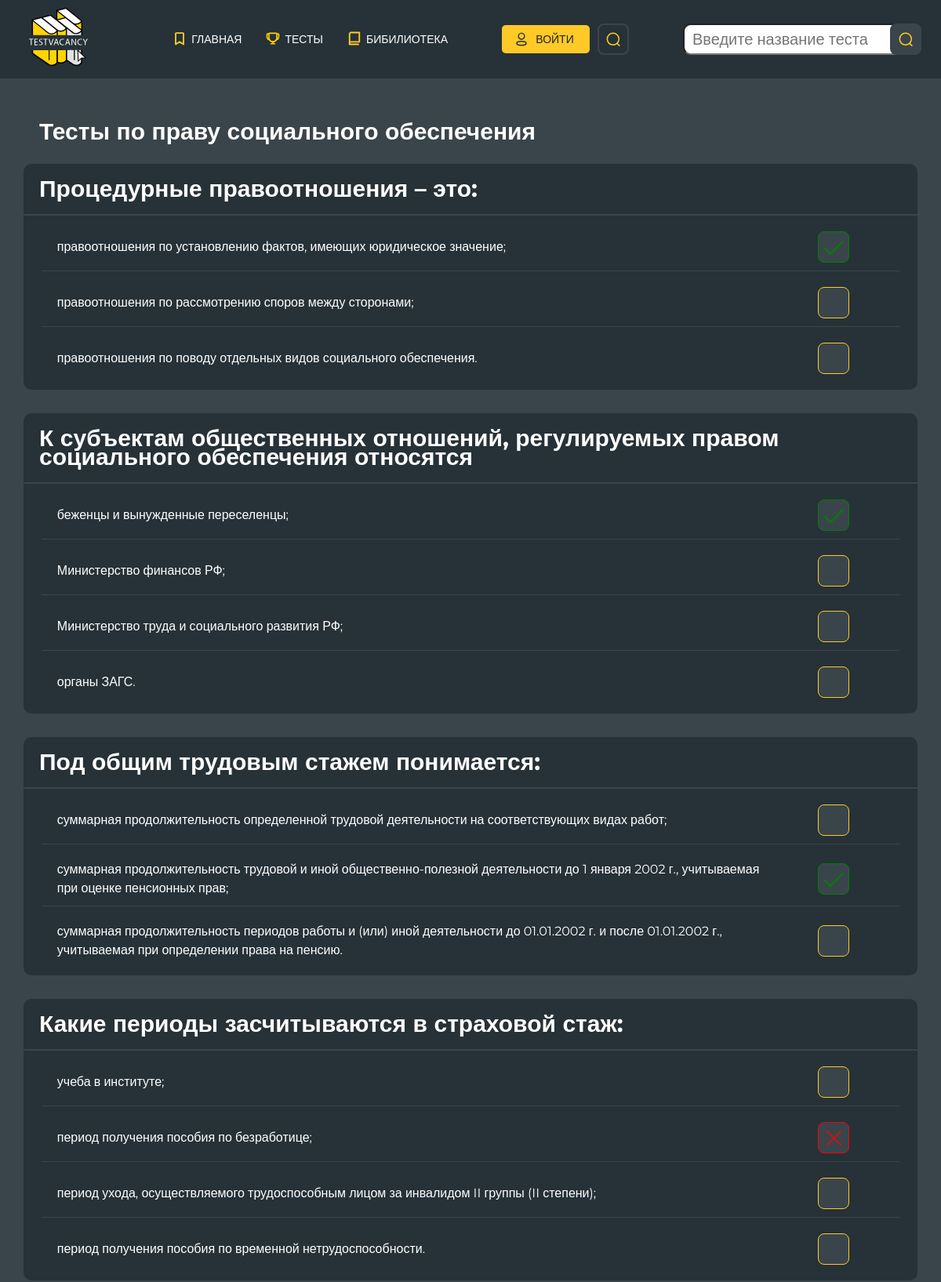
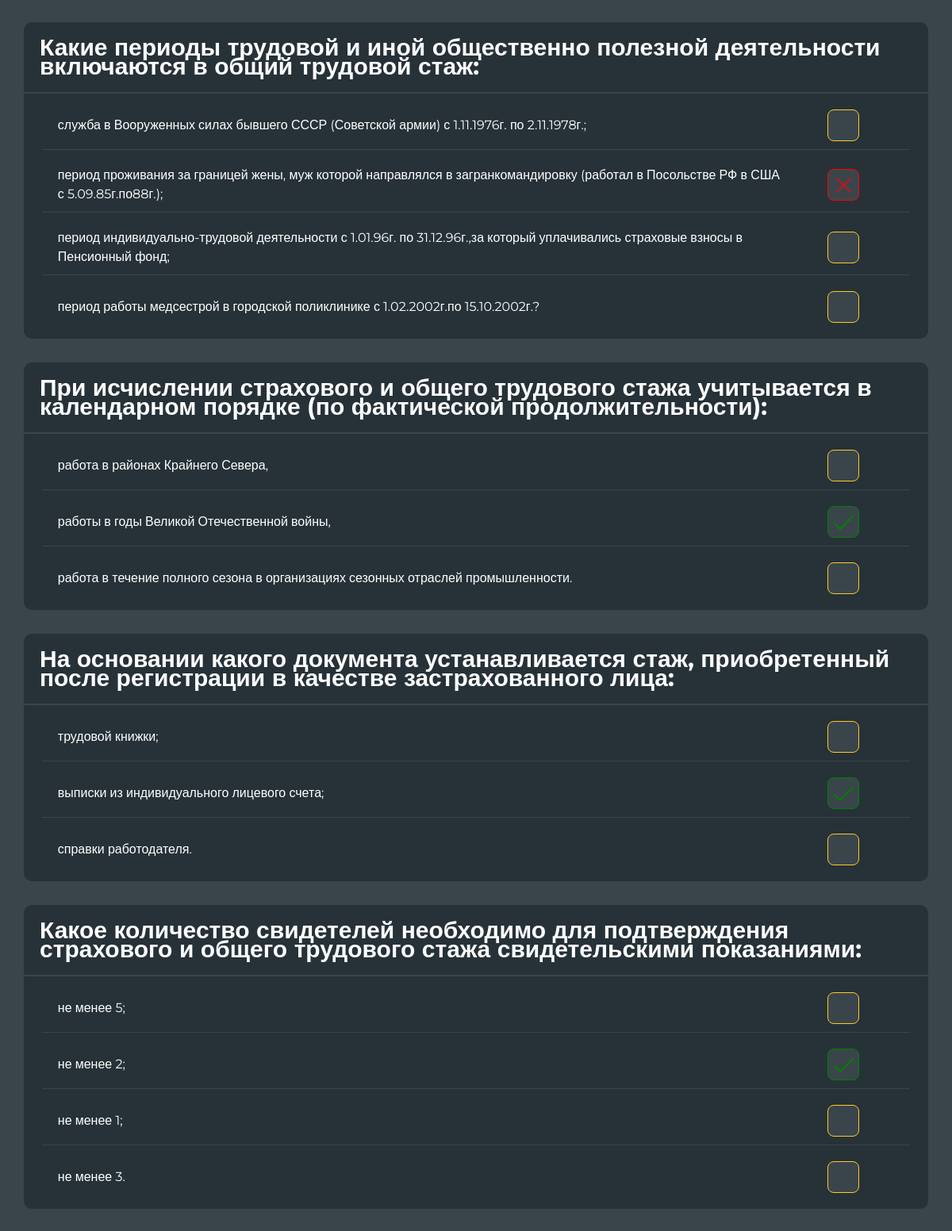
The page /test/passing/passed/test/detail/5/ (upper part) on the database its author committed (2 pictures, top to bottom).
### passing_test/models.py (models this page shows, shortened)
class PassedTests(models.Model):
    user=models.ForeignKey(settings.AUTH_USER_MODEL, on_delete=models.CASCADE)
    name=models.CharField(max_length=100, verbose_name='Название теста', unique=False)
    theme_id = models.ForeignKey(ThemeOfTests, on_delete=models.CASCADE, verbose_name='тема теста')
    date = models.DateTimeField(auto_now_add=True, verbose_name='дата создания')
    score=models.DecimalField(max_digits=5, decimal_places=2, default=0)
    test_id=models.PositiveIntegerField(default=0)
    test_closed=models.BooleanField(default=False)
    main_test=models.ForeignKey(Tests, on_delete=models.CASCADE, blank=True, default=1)
    rait=models.BooleanField(default=False)
    class Meta:
        verbose_name = 'Тест'
        verbose_name_plural = 'Тесты'

class PassedTestQuestions(models.Model):
    name = models.CharField(max_length=200, verbose_name='текст вопроса')
    for_test=models.ForeignKey(PassedTests, verbose_name='Вопрос для теста', on_delete=models.CASCADE)
    class Meta:
        verbose_name = 'Вопрос'
        verbose_name_plural = 'Вопросы'

class PassedAnswers(models.Model):
    name = models.CharField(max_length=200, verbose_name='Ответ')
    real_answer=models.BooleanField(default=False)
    answer_is_true = models.BooleanField(default=False, verbose_name='Верный ответ')
    for_question = models.ForeignKey(PassedTestQuestions, on_delete=models.CASCADE)
    class Meta:
        verbose_name = 'ответ'
        verbose_name_plural = 'Ответы'

### passing_test/views.py (the view)
# urls.py: path('passed/test/detail/<int:pk>/', passed_test_detail, name='passed_test_detail'),
def passed_test_detail(request, pk):
    test = get_object_or_404(PassedTests, pk=pk)
    questions = PassedTestQuestions.objects.filter(for_test=pk)
    answ = []
    for question in questions:
        answ.append(question.pk)
    answers = PassedAnswers.objects.filter(for_question__in=answ)
    context = {
        'test': test,
        'questions': questions,
        'answers': answers,
    }
    return render(request, 'passing_test/passed_test_detail.html', context)

### passing_test/templates/passing_test/passed_test_detail.html (shortened to what this page needs)
{% extends 'passing_test/base.html' %}
{%block content%}
<section class="test__section ">
    <div class="user__container test__container">
        <h1 class="test__title">{{test.name}}</h1>
        {%for question in questions%}
        <div class="test__wrapper">
            <p class="test__question">{{question.name}}</p>
            {%for answer in answers%}
            {%if answer.for_question_id == question.pk and answer.answer_is_true == True and answer.real_answer == True%}
              <div class="answer__wrapper">
                                <p class="answer__text">{{answer.name}}</p>
                                    <div class="answer__result real-answer__result">
                                    </div>
                            </div>
{%endif%}
            {%if answer.for_question_id == question.pk and answer.answer_is_true == True and answer.real_answer == False %}
   <div class="answer__wrapper">
                <p class="answer__text">{{answer.name}}</p>
                <div class="answer__result  uncorrect-answer__wrapper">
                    <svg class="uncorrect-answer" width="800px" height="800px" viewBox="0 0 24 24" fill="#FFCA28"
                         xmlns="http://www.w3.org/2000/svg">
                        <path d="M6 6L18 18" stroke-linecap="round"/>
                        <path d="M18 6L6.00001 18" stroke-linecap="round"/>
                    </svg>
                </div>
            </div>
            {%endif%}
               {%if answer.for_question_id == question.pk and answer.answer_is_true == False and answer.real_answer == False %}
   <div class="answer__wrapper">
                <p class="answer__text">{{answer.name}}</p>
                <div class="answer__result ">
                </div>
            </div>
            {%endif%}
    {%if answer.for_question_id == question.pk and answer.answer_is_true == False and answer.real_answer == True %}
   <div class="answer__wrapper">
                <p class="answer__text">{{answer.name}}</p>
                <div class="answer__result ">
                </div>
            </div>
            {%endif%}
            {%endfor%}
</div>
            {%endfor%}
    </div>
</section>
{% endblock %}

### media/css/style.css (style rules this page uses)
html { box-sizing: border-box; height: 100%; }
*, *::before, *::after { box-sizing: inherit; }
p { margin: 0; }
h1, h2, h3, h4, h5, h6 { margin: 0; }
body { color: #ffffff; font-size: 20px; line-height: 24px; font-weight: 400; overflow-x: hidden; min-width: 320px; background-color: #3a454b; margin: 0 0; height: 100%; }
.user__container { max-width: 1140px; margin-right: auto; margin-left: auto; }
.test__wrapper { width: 100%; background-color: #263238; min-height: 120px; border-radius: 10px; margin-bottom: 30px; }
.test__title { font-family: 'Montserrat', sans-serif; font-size: 30px; overflow-wrap: break-word; line-height: 43px; font-weight: 700; padding-bottom: 20px; padding-left: 20px; padding-top: 20px; padding-right: 20px; }
.answer__wrapper { display: flex; padding: 20px 20px 10px 20px; align-items: center; border-bottom: 1px solid #3a454b; width: 96%; margin: auto; }
.answer__wrapper:last-child { border: none; }
.answer__wrapper:last-child { padding-bottom: 20px; }
.answer__text { width: 92%; padding-right: 50px; font-family: 'Montserrat', sans-serif; font-size: 16px; font-weight: 400; }
.test__question { padding: 20px; font-family: 'Montserrat', sans-serif; font-size: 30px; font-weight: 700; padding-bottom: 20px; border-bottom: 2px solid #3a454b; }
.test__section { padding-bottom: 290px; }
.answer__result { width: 40px; height: 40px; border: 1px solid #FFCA28; background-color: #3A454B; border-radius: 8px; position: relative; }
.real-answer { fill: green !important; }
.real-answer__result { border-color: green; }
.correct-answer { position: absolute; width: 30px; height: 30px; fill: #FFCA28; top: 5px; left: 4px; }
.uncorrect-answer { position: absolute; width: 35px; height: 35px; fill: red; top: 2px; left: 2px; stroke: red; }
.uncorrect-answer__wrapper { border-color: red; }

### rows shown on the page
PassedTests: name "Тесты по праву социального обеспечения"
PassedTestQuestions: name "Процедурные правоотношения – это:"
PassedAnswers: name "правоотношения по установлению фактов, имеющих юридическое значение;"
PassedAnswers: name "правоотношения по рассмотрению споров между сторонами;"
PassedAnswers: name "правоотношения по поводу отдельных видов социального обеспечения."
PassedTestQuestions: name "К субъектам общественных отношений, регулируемых правом социального обеспечения относятся"
PassedAnswers: name "беженцы и вынужденные переселенцы;"
PassedAnswers: name "Министерство финансов РФ;"
PassedAnswers: name "Министерство труда и социального развития РФ;"
PassedAnswers: name "органы ЗАГС."
PassedTestQuestions: name "Под общим трудовым стажем понимается:"
PassedAnswers: name "суммарная продолжительность определенной трудовой деятельности на соответствующих видах работ;"
PassedAnswers: name "суммарная продолжительность трудовой и иной общественно-полезной деятельности до 1 января 2002 г., учитываемая при оценке пенсионных прав;"
PassedAnswers: name "суммарная продолжительность периодов работы и (или) иной деятельности до 01.01.2002 г. и после 01.01.2002 г., учитываемая при определении права на пенсию."
PassedTestQuestions: name "Какие периоды засчитываются в страховой стаж:"
PassedAnswers: name "учеба в институте;"
PassedAnswers: name "период получения пособия по безработице;"
PassedAnswers: name "период ухода, осуществляемого трудоспособным лицом за инвалидом II группы (II степени);"
PassedAnswers: name "период получения пособия по временной нетрудоспособности."
PassedTestQuestions: name "Какие периоды трудовой и иной общественно полезной деятельности включаются в общий трудовой стаж:"
PassedAnswers: name "служба в Вооруженных силах бывшего СССР (Советской армии) с 1.11.1976г. по 2.11.1978г.;"
PassedAnswers: name "период проживания за границей жены, муж которой направлялся в загранкомандировку (работал в Посольстве РФ в США с 5.09.85г.по88г.);"
PassedAnswers: name "период индивидуально-трудовой деятельности с 1.01.96г. по 31.12.96г.,за который уплачивались страховые взносы в Пенсионный фонд;"
PassedAnswers: name "период работы медсестрой в городской поликлинике с 1.02.2002г.по 15.10.2002г.?"
PassedTestQuestions: name "При исчислении страхового и общего трудового стажа учитывается в календарном порядке (по фактической продолжительности):"
PassedAnswers: name "работа в районах Крайнего Севера,"
PassedAnswers: name "работы в годы Великой Отечественной войны,"
PassedAnswers: name "работа в течение полного сезона в организациях сезонных отрас­лей промышленности."
PassedTestQuestions: name "На основании какого документа устанавливается стаж, приобретенный после регистрации в качестве застрахованного лица:"
PassedAnswers: name "трудовой книжки;"
PassedAnswers: name "выписки из индивидуального лицевого счета;"
PassedAnswers: name "справки работодателя."
PassedTestQuestions: name "Какое количество свидетелей необходимо для подтверждения страхового и общего трудового стажа свидетельскими показаниями:"
PassedAnswers: name "не менее 5;"
PassedAnswers: name "не менее 2;"
PassedAnswers: name "не менее 1;"
PassedAnswers: name "не менее 3."
